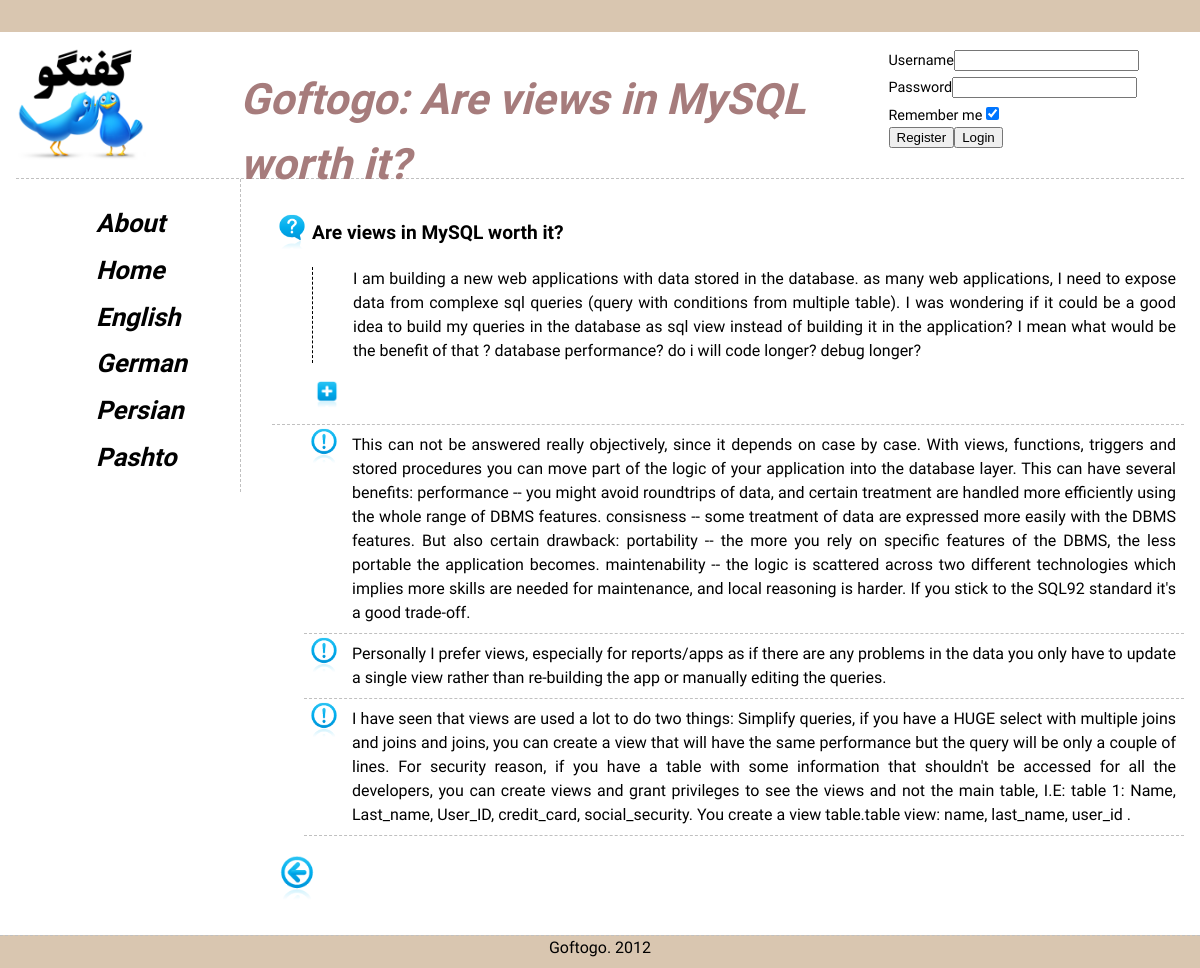
The app's page /index.php/main/qshow/2 with its own data.
### tables this page shows
CREATE TABLE IF NOT EXISTS `Question` (
  `questionID` int(11) NOT NULL AUTO_INCREMENT,
  `catID` int(11) DEFAULT NULL,
  `userID` int(11) DEFAULT NULL,
  `title` varchar(140) NOT NULL,
  `body` text NOT NULL,
  `rank` int(11) NOT NULL DEFAULT '0',
  `date` datetime DEFAULT NULL,
  PRIMARY KEY (`questionID`)
);

CREATE TABLE IF NOT EXISTS `Answer` (
  `answerID` int(11) NOT NULL AUTO_INCREMENT,
  `questionID` int(11) DEFAULT NULL,
  `userID` int(11) DEFAULT NULL,
  `body` text NOT NULL,
  `rank` int(11) NOT NULL DEFAULT '0',
  `date` datetime DEFAULT NULL,
  PRIMARY KEY (`answerID`),
  UNIQUE KEY `answeredDate` (`date`)
);

### application/controllers/main.php (called while the page is built, shortened)
<?php
class Main extends CI_Controller {
	public function __construct() {
		$this -> load -> model('question_model');
		$this -> load -> model('answer_model');
	}
	public function _loadviews($content, $data) {
		$this -> session -> set_userdata('last_visited', current_url());
		$data['loginbox'] = TRUE;
		$this -> load -> view('main_view', init_view_data($content, $data));
	}
	public function qshow($qid) {
		$data['question'] = $this -> question_model -> get_details($qid);
		$data['title'] = lang('title_main') . ': ' . $data['question'] -> title;
		$data['answers'] = $this -> answer_model -> get_answers($qid);
		$data['backlink'] = anchor($this -> session -> userdata('last_visited'), lang('w_back'), "class=backlink");
		$this -> _loadviews('qdetails', $data);
	}
}

### index.php (called while the page is built, shortened)
<?php
require_once BASEPATH.'core/CodeIgniter.php';

### application/models/question_model.php (called while the page is built, shortened)
<?php
class Question_model extends CI_Model {
	public function get_details($qid) {
		$query = $this -> db -> get_where('Question', array('questionID' => $qid));
		return $query -> first_row();
	}
}

### application/models/answer_model.php (called while the page is built)
<?php
class Answer_model extends CI_Model {
	public function get_answers($qid) {
		$query = $this -> db -> get_where('Answer', array('questionID' => $qid));
		return $query -> result();
	}
}

### application/views/content/qdetails.php (the view, shortened to what this page needs)
<div id="body">
<div class="question">
		<h3><?php echo $question->title; ?></h3>
		<p><?php echo $question->body; ?></p>
<div style="visibility:hidden" id="ajaxresult">
<form action="" method="POST">
  <input type="image" title="load comments" src=<?php echo base_url('img/icons/plus.png'); ?> width=30 name="submitit" id="submitit" onclick="return false" />
</form>
</div>
</div>
<?php foreach ($answers as $answer): ?>
	<div class="answer">
		<?php echo $answer->body; ?>
	</div>
<?php endforeach ?>
<?php echo $backlink?>
</div>

### css/main.css (style rules this page uses)
html, body, ul, ol, li, form, fieldset, legend { margin: 0; padding: 0; }
h1, h2, h3, h4, h5, h6, p { margin-top: 0; }
body { background: #D9C6B0; color: black; line-height: 1.5; padding-top: 2em; padding-right: 2em; }
a { text-decoration: none; color: black; cursor: pointer; }
h3 { font-size: 120%; }
.question, .answer, .comment { border-bottom-width: 1px; border-bottom-style: dashed; border-color: silver; padding: 0.5em; text-align: justify; }
.question { padding-left: 2.5em; background: transparent url(../img/icons/question.png) no-repeat top left; background-size: 40px; }
.answer { margin-left: 2em; padding-left: 3em; background: transparent url(../img/icons/answer.png) no-repeat top left; background-size: 40px; }
a.backlink { margin-top: 1em; display: block; overflow: hidden; text-indent: 100%; white-space: nowrap; background-image: url(../img/icons/back.png); background-size: 50px; background-position: center center; height: 50px; width: 50px; }
.question p { border-left-width: 1px; border-left-style: dashed; padding-left: 2.5em; }

### records on screen
question: title "Are views in MySQL worth it?", body "I am building a new web applications with data stored in the database. as many web applications, I need to expose data from complexe sql queries (query with conditions from multiple table). I was wondering if it could be a good idea to build my queries in the database as sql view instead of building it in the application? I mean what would be the benefit of that ? database performance? do i will code longer? debug longer?"
answer: body "This can not be answered really objectively, since it depends on case by case. With views, functions, triggers and stored procedures you can move part of the logic of your application into the database layer. This can have several benefits: performance -- you might avoid roundtrips of data, and certain treatment are handled more efficiently using the whole range of DBMS features. consisness -- some treatment of data are expressed more easily with the DBMS features. But also certain drawback: portability -- the more you rely on specific features of the DBMS, the less portable the application becomes. maintenability -- the logic is scattered across two different technologies which implies…"
answer: body "Personally I prefer views, especially for reports/apps as if there are any problems in the data you only have to update a single view rather than re-building the app or manually editing the queries."
answer: body "I have seen that views are used a lot to do two things: Simplify queries, if you have a HUGE select with multiple joins and joins and joins, you can create a view that will have the same performance but the query will be only a couple of lines. For security reason, if you have a table with some information that shouldn't be accessed for all the developers, you can create views and grant privileges to see the views and not the main table, I.E: table 1: Name, Last_name, User_ID, credit_card, social_security. You create a view table.table view: name, last_name, user_id ."

### other values on screen
lang('form_username','username') "Username"
lang('form_password','password') "Password"
lang('form_remember','remember') "Remember me"
$title "Goftogo: Are views in MySQL worth it?"
anchor('', mb_convert_case(lang('w_home'),MB_CASE_TITLE)) "Home"
anchor('util/lang/english', lang('w_lang_en')) "English"
anchor('util/lang/deutsch', lang('w_lang_de')) "German"
anchor('util/lang/farsi', lang('w_lang_fa')) "Persian"
anchor('util/lang/pashto', lang('w_lang_ps')) "Pashto"
lang('title_main') "Goftogo"
